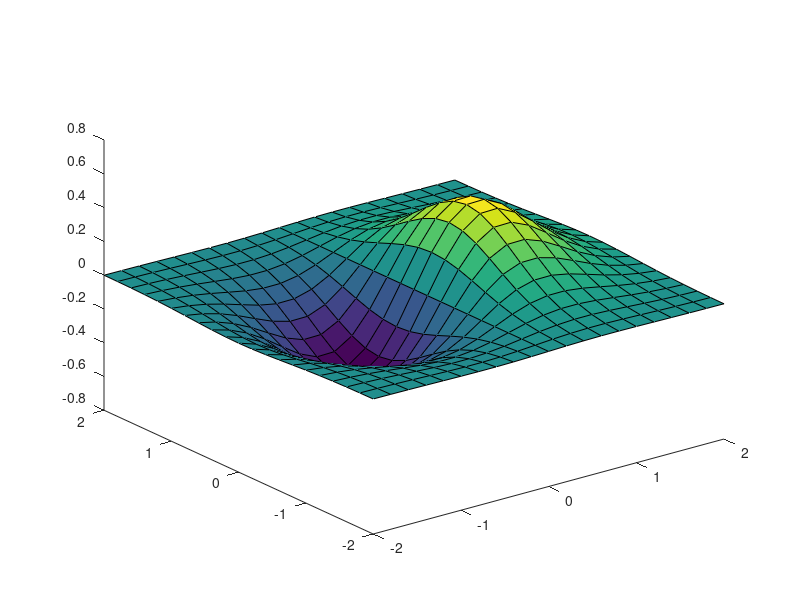

Here is the MATLAB script that generated this plot: (Note: this script raises an error after producing the figure.)
% close all; drawnow;
% figure(1);
% c = load('count.dat');
% Y = c(1:6,:);
% hp = bar(Y);
% set(gca,'YScale','log')
% % ishghandle(A,'bar') || ishghandle(A,'area') || ishghandle(A,'surface')
% hatchfill2(hp)

% figure(2)
% Y = [1, 5, 3;
%      3, 2, 7;
%      1, 5, 3;
%      2, 6, 1];
% ha = area(Y);
% hatchfill2(ha)

figure(3)
[X,Y] = meshgrid(-2:0.2:2,-2:0.2:2);
Z = X.*exp(-X.^2 - Y.^2);
hs = surface(X,Y,Z);
view(3)
hatchfill2(hs)

% figure(4)
% x = randn(10000,1);
% hh = histogram(x);
% hatchfill2(hh)

% figure(5)
% [X,Y,Z] = peaks;
% [c,h] = contour(X,Y,Z,20);
% clabel(c,h)
% hold on;
% [~,hc] = contour(X,Y,Z,[0.41613 0.41613],'Fill','on');
% hold off
% hatchfill2(hc)

figure(6)
[X,Y] = meshgrid(-8:.5:8);
R = sqrt(X.^2 + Y.^2) + eps;
Z = sin(R)./R;
hm = mesh(Z);

hatchfill2(hm)
% figure(6)
% [~,hc2] = contour(X,Y,Z,[0.41613 0.41613],'Fill','on');
% set(gca,'xdir','reverse'),

drawnow
% 
% class(hp(1).Face)
% get(hp(1).Face)

% bar, surface, histogram = Quadrilateral
% class(hp(1).Face)
% get(hp(1).Face)
% class(hs(1).Face)
% get(hs(1).Face)
% class(hh(1).NodeChildren(4))
% get(hh(1).NodeChildren(4))

% area & contour = TriangleStrip
% class(ha(1).Face)
% get(ha(1).Face)
% class(hc.FacePrims)
% get(hc.FacePrims)
% class(hc2.FacePrims)
% get(hc2.FacePrims)


% class(hm.Face)
% get(hm.Face)
